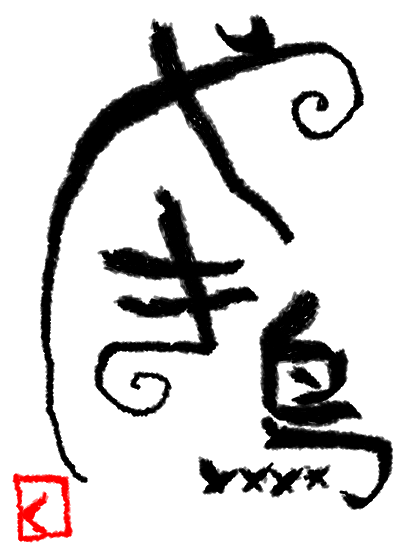
#> input picture Day06/test.png, 400 x 550 px
$ jupyter execute --allow-errors 'opencv실습_이미지(1).ipynb'   (shell and % lines are left out)
#> lines starting #> are read from the running program, lines starting #| are printed output that depends on the picture; after the words box and inside, x2 and y2 are one past the last pixel; in counts of white or black regions, pixels touching at a corner belong together
## OpenCV: Open Source Computer Vision Library

처음에는 인텔이 만들어 공개 했습니다.

이 라이브러리를 사용하면 이미지 형식 변환, 필터 처리 같은 간단한 처리부터 얼굴 인식
물체 인식, 문자 인식 등 이미지와 관련된 다양한 처리를할수 있습니다.

동작할 수 있는 OS가 많고 라이선스 제한도 별로 없는 편이라서 다양한 제품에서 사용됩니다.

# https://opencv.org

## 머신러닝과의 관계

머신러닝에서는 OpenCV를 어떻게 사용할까요?

이미지를 머신러닝의 입력으로 전달하려면 이미지를 숫자 배열 데이터로 변경해야 합니다.

그런데 이미지는 일반적으로 BMP, PNG, JPEG 형식 등으로 매우 다양한 형식으로 돼 있습니다.

또한 이미지는 흑백이기도 하고 색상을 갖고 있기도 합니다.

Open CV는 이러한 이미지의 형식을 가공하고 색상을 맞출 때 사용합니다.

또한 머신러닝의 입력으로 데이터를 전달할 때는 이미지의 크기를 변환합니다.

이러한 이미지 크기 변환, 이미지 자르기(crop) 등도 모두 Open CV를 사용해 처리할 수 있습니다.

# 무료이미지

# https://pixabay.com/ko/

# OpenCV 설치하기

OpenCV를 설치했다면 다음 코드를 실행하여 아무런 오류도 출력되지 않으면 정상적으로 설치가 완료된것입니다.

만약 오류가 출력된다면 설치가 제대로 되지 않은것이므로 다시 설치해주시기 바랍니다.

[cell 1]
import cv2

.

디음 프로그램은 웹에서 적당한 이미지 데이터를 내려받고 이를 Open CV로 읽어 들인 뒤 픽셀 데이터를 출력하는 예입니다.

[cell 2]
# 이미지 다운로드
import urllib.request as req

url = "http://uta.pw/shodou/img/28/214.png"
req.urlretrieve(url, "test.png")
#> (this line was passed over: the network is not available in this run)

# OpenCV로 읽어 들이기
import cv2
img = cv2.imread("test.png")
#> img is the input picture: shape (550, 400, 3); mean B, G, R 209, 209, 211
print(img)
#> (printed output is left out)

# 정상적으로 코드가 실행되면 이미지를 내려받고 이미즈이 화소 데이터가 출력됩니다

### 구문해석

urllib.request 모듈의 urlretrieve( ) 함수를 사용해 웹에 있는 이미지를 내려 받았습니 다. 이어서 Open CV를 사용해 이미지를 읽어 들입니다.

이미지를 읽어 들일 때는 cv2.imread(<파일 이름>)을 사용합니다.

주의할 점은 imread() 함수가 이미지를 읽어들일 때 실패해도 예외를 전혀 발생하지 않는다는 것입니다.

None을 반환하기만 합니다.

Python에서 파일을 읽어 들일때 사용하는 기본적인 open() 함수와 동작이 다릅니다

.

다음과 같이 존재하지 않는 파일을 읽어 들여 봅시다.

실행하면 None을 출력합니다.

[cell 3]
img = cv2.imread("존재하지 않는 파일.png")
print(img)
#| None

### Open CV와 NumPy

OpenCV에서 동영상을 읽어 들이는 함수 imread()는 읽어 들인 동영상 데이터를 수치 연산 라이브러리 ‘NumPy’의 배열 형식(ndarray 자료형 )으로 만듭니다.

NumPy를 사용하면 다차원 배열을 손쉽게 다룰 수 있습니다.

따라서 OpenCV와 NumPy를 함께 사용하면 강력한 OpenCV의 기능을 사용할 수 있을 뿐만 아니라 NumPy의 강력한 행렬 연산 기능도 사용할 수 있게 됩니다.

이번 실습에서는 OpenCV와 NumPy를 함께 사용하는 방법을 살펴봅니다.

.

### 읽어 들인 영상을 NumPy로 조작하기

앞에서 설명한 것처럼 OpenCV의 imread() 함수로 이미지 데이터를 읽어 들이면
imread() 함수의 반환값은 numpy.ndarray 자료형이 됩니다.

Jupyter Notebook 에서 테스트해 봅시다.

[cell 4]
import cv2

img = cv2.imread("test.png")
print(type(img))
#| <class 'numpy.ndarray'>

프로그램을 실행하면 위와 같이 출력합니다.

따라서 imread() 함수로 읽어 들인 이미지는 NumPy의 다앙한 기능을 사용해 필터 처리할 수 있습니다.

[cell 5]
# 다운로드한 이미지 출력하기
import matplotlib.pyplot as plt
import cv2

img = cv2.imread("a.jpg")
#> (the rest of this cell did not finish here and is left out)

[cell 6]
# 다운로드한 이미지 출력하기
import matplotlib.pyplot as plt
import cv2

img = cv2.imread("girl.jpg")
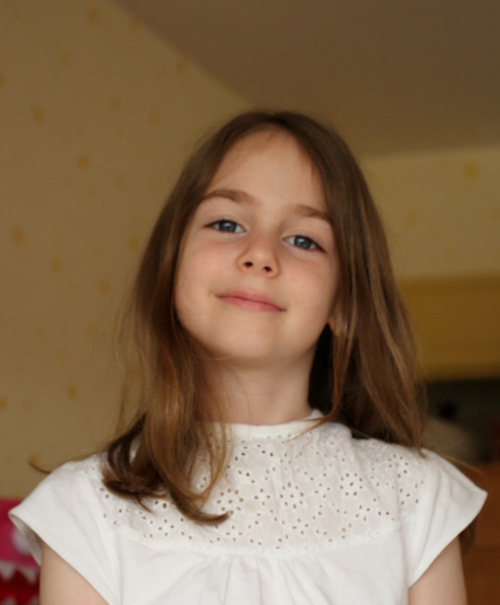
#> input picture Day06/girl.jpg, 1000 x 1209 px (shown at 1/2 size)
#> img is the input picture: shape (1209, 1000, 3); mean B, G, R 79.7, 106.6, 132.2
plt.imshow(cv2.cvtColor(img, cv2.COLOR_BGR2RGB))
plt.show()

프로그램을 확인해 봅시다.

핵심은 2번째 줄에 있는 imshow() 함수입니다.

matplotlib.pyplot 모듈의 imshow()를 사용하면 이미지를 출력할 수 있습니다.

다만 여기에서는 imread()로 읽어 들인 함수를 그대로 imshow()로 전달한 것이 아니라

cvtColor() 함수를 사용해 색공간을 BGR에서 RGB로 변환했습니다.

이 변환은 변환 전의 데이터가(255, 0, 0) 이라면 (0, 0, 255)가 됩니다.

255는 흰색, 0은 검정색을 의미합니다.

cvtColor() 함수를 사용하지 않고 imshow()로 바로 출력하면 붉은색과 파란색이 반전돼 출력됩니다.

이는 Open CV의 컬러 데이터는 BGR(파란색, 녹색, 빨간색) 순서로 돼 있고 matplotlib 의 컬러 데이터는 RGB(빨간색, 녹색, 파란색) 순서로 돼 있기 때문입니다.

| 모듈 | 컬러데이터의 색공간 |
|-|-|
| OpenCV | BGR (파랑, 녹색, 빨강) |
| matplotlib | RGB (빨강, 녹색, 파랑) |

.

추가로 이미지의 왼쪽과 아래에 숫자와 격자가 출력 되는데,

이는 pit.axis("off")라고 입력하면 제거할수 있습니다.

[cell 7]
img = cv2.imread("girl.jpg")
plt.axis("off")
plt.imshow(cv2.cvtColor(img, cv2.COLOR_BGR2RGB))
plt.show()

.

# 이미지 저장하기

Open CV는 BMP/PPM/PGM/PBM/JPEG/JPEG2000/PNG/TIFF/OpenEXR/WebP 등의 대표적인 이미지 형식을 모두 지원합니다.

[cell 8]
import cv2

img = cv2.imread("girl.jpg")

cv2.imwrite("new_girl.jpg", img)
#> Out = True

### 네거티브 포지티브 반전하기

NumPy를 사용한 필터 처리의 예로 이미지를 네거티브-포지티브 반전하는 프로그램을 만들어 봅시다.

네거티브 [negative]란?
피사체와 흑백 부분의 관계가 반대로 되어 있는 사진 필름이나 화상(畵像). 간단히 네거라고 하며 우리말로는 음화(陰畵)라고 한다.

카메라로 촬영한 필름 등의 감광판을 현상액에 담그면 잠상(潛像)부분만이 검게 되어 피사체의 흑백 부분과는 반대의 화상이 얻어지는데, 이것을 다시 정착액에 넣어 더 이상 현상이 진행되지 못하도록 안정시킨 뒤에 물로 씻어 건조시키면 네거티브가 얻어진다.

이러한 네거티브와는 달리 피사체와 흑백 부분의 관계가 같게 되어 있는 사진 필름이나 화상은 포지티브(positive) 또는 간단히 포지라고 하며 우리말로는 양화(陽畵)라고 한다.

포지티브 [positive]란?
음화. 네거티브의 반대. 줄여서 포지(posi)라 하고, 이와 같은 경우의 필름을 포지 필름이라 한다.

㉠포지티브한 영상을 만들어내도록 고안된 미사용 필름.

㉡피사체의 색조와 똑같은 색조를 내는 현상한 필름.

프로그램을 실행하면 다음과 같이 출력합니다.

네거티브 - 포지티브 반전 처리는 'img = 255 - img' 라는 한 줄의 처리로 이루어집니다.

각 픽셀은 RGB로 표현되며 각 요소는 0 부터 255까지의 수치로 나타냅니다.

NumPy 를 사용하면 모든 요소에 대한 처리를 이렇게 쉽게 할 수 있습니다.

[cell 9]
import matplotlib.pyplot as plt
import cv2

# 이미지 읽어 들이기
img = cv2.imread("girl.jpg")

# 네거티브 반전
img = 255 - img

# 이미지 출력하기
plt.imshow(cv2.cvtColor(img, cv2.COLOR_BGR2RGB))
plt.show()

.

### 그레이스케일로 변환하기

아울러 머신러닝을 할 때는 색정보를 낮춰 그레이스케일로 처리하는 경우가 많습니다.

이미지를 그레이스케일로 변환할 때는 cv2.cvtColor() 함수를 사용합니다.

다음 프로그램은 색상 이미지를 그레이스케일로변환해 출력합니다.

[cell 10]
import matplotlib.pyplot as plt
import cv2

# 이미지 읽어 들이기
img = cv2.imread("girl.jpg")

# 색공간을 그레이스케일로 변환하기
img = cv2.cvtColor(img, cv2.COLOR_BGR2GRAY)
#> img: shape (1209, 1000)

# 이미지 출력하기
plt.imshow(img, cmap="gray")
plt.axis("off")
plt.show()

색공간 변환을 하는 cv2.cvtColor() 함수의 2 번째 매개변수에는 다음과 같은 매개변수를 지정할 수 있습니다.

참고로 OpenCV는 150종류 이상의 색공간 변환을 지원합니다.

다음은 자주 사용되는 것을 표로 정리한 것입니다.

| 상수 | 결과 |
|-|-|
| cv2.COLOR_BGR2GRAY | BGR 색상 이미지를 그레이스케일로 변환 |
| cv2.COLOR_RGB2BGR | RGB 색상 이미지를 BGR 색상 이미지로 변환 |
| cv2.COLOR_BGR2YCrCb | BGR 색상 이미지를 YCrCb로 변환 |
| cv2.COLOR_BGR2HSV | BGR 색상 이미지를 HSV로 변환 |

다음은 모든 색상의 상수를 출력한 것입니다.

[cell 11]
import cv2
[i for i in dir(cv2) if i.startswith('COLOR_')]

[cell 12]
import matplotlib.pyplot as plt
import cv2

# 이미지 읽어 들이기
img = cv2.imread("girl.jpg")
# 색공간을 그레이스케일로 변환하기
img = cv2.cvtColor(img, cv2.COLOR_BGR2GRAY)

# 역치 지정하기
th = 90
img[img > th] = 255
img[img < th] = 0

# 이미지 출력하기
plt.imshow(img, cmap="gray")
plt.show()

[cell 13]
# 이미지 읽어 들이기
img = cv2.imread("girl.jpg")

# 이미지의 엣지 검출
img = cv2.cvtColor(img, cv2.COLOR_BGR2GRAY)
img = cv2.Canny(img, 100, 200, 255)
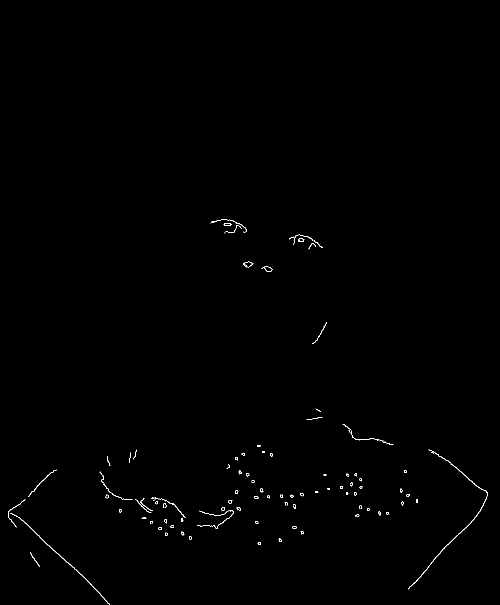
#> img: shape (1209, 1000) (shown at 1/2 size); 0.31% white in thin lines or dots, all inside (x1, y1, x2, y2) = (16, 438, 976, 1209)
img = 255 - img
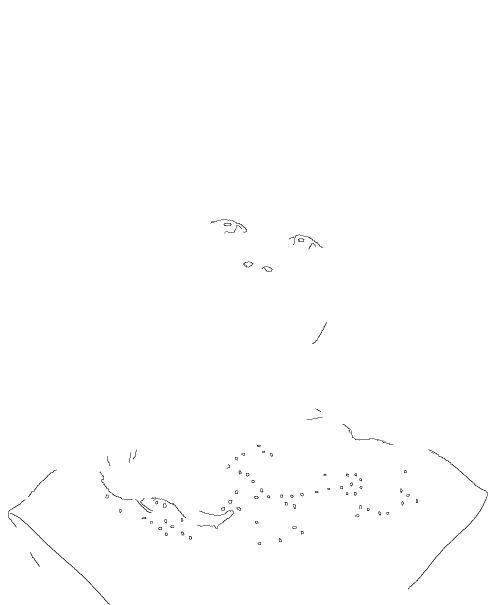
#> img: shape (1209, 1000) (shown at 1/2 size); 99.7% white; black in thin lines or dots, all inside (x1, y1, x2, y2) = (16, 438, 976, 1209)

# 이미지 저장하기
cv2.imwrite("out.png", img)

# 이미지 출력하기
#plt.axis("off")
plt.imshow(img, cmap="gray")

cv2.imwrite('toon.png', img)
plt.show()

[cell 14]
import matplotlib.pyplot as plt
import cv2

# 이미지 읽어 들이기
img = cv2.imread("girl.jpg")
# 색공간을 그레이스케일로 변환하기
img = cv2.cvtColor(img, cv2.COLOR_BGR2GRAY)

# 이미지 출력하기
plt.imshow(img, cmap="gray")
plt.axis("off")
plt.show()

.

# 이미지 크기 변경과 자르기

머신러닝에서는 이미지 크기를 맞추거나 특정 부분을 잘라내 활용하는 경우가 많습니다.

Open CV로 이미지 크기를 변경할 때는 cv2.resize() 함수를 사용합니다.

그리고 특정 부분을 추출할 때는 리스트 슬라이스를 사용합니다.

### 이미지 크기 변경

다음은 이미지 크기를 변경하는 예입니다.

이미지 크기가 변경됐다는 것을 확실히 알 수 있게 이미지를 가로로 늘려봤습니다.

[cell 15]
import matplotlib.pyplot as plt
import cv2


# 이미지 읽어 들이기
img = cv2.imread("girl.jpg")

# 이미지 크기 변경하기
im2 = cv2.resize(img, (600, 300))
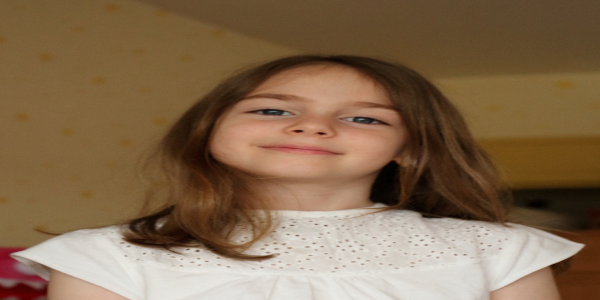
#> im2: shape (300, 600, 3); mean B, G, R 79.6, 106.5, 132.1

# 이미지 출력하기
plt.imshow(cv2.cvtColor(im2, cv2.COLOR_BGR2RGB))
plt.show()

[cell 16]
# 원본이미지

img = cv2.imread("girl.jpg")
plt.imshow(cv2.cvtColor(img, cv2.COLOR_BGR2RGB))
plt.show()

이미지 크기 변경은 다음과 같이 1번째 매개 변수로 읽어 들인 이미지 데이터,

2번째 매개변수로 이미지크기를 튜플로 지정합니다.

img = cv2.resize(img, (width, height))

### 이미지 자르기

이어서 이미지의 얼굴 부분을 자르고 크기를 변경해 보겠습니다.

이미지를 자를 때는 리스트 슬라이스를 사용해

'배열[y1:y2,x1:x2]' 형식으로 이미지를 지를 수 있습니다.

[cell 17]
import matplotlib.pyplot as plt
import cv2

# 이미지 읽어 들이기
img = cv2.imread("girl.jpg")

# 이미지 자르기
im2 = img[300:700, 350:700]
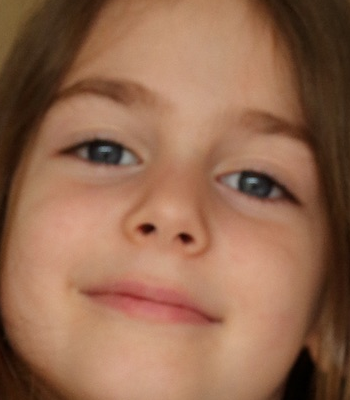
#> im2: shape (400, 350, 3); mean B, G, R 79.5, 105, 148.3

# 이미지 크기 변경하기
im2 = cv2.resize(im2, (400, 400))
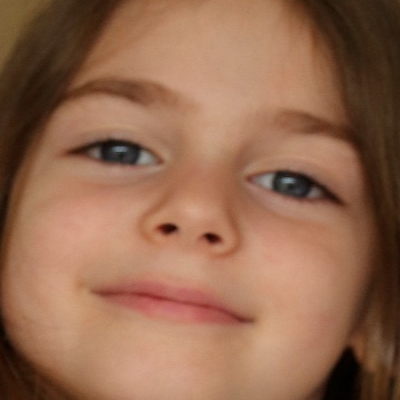
#> im2: shape (400, 400, 3); mean B, G, R 79.5, 105, 148.3

# 크기 변경한 이미지 저장하기
cv2.imwrite("cut-resize.png", im2)

# 이미지 출력하기
plt.imshow(cv2.cvtColor(im2, cv2.COLOR_BGR2RGB))
plt.show()

### OpenCV의 좌표계

Open CV는 Python의 일반적인 이미지 처리와 같은 좌표계를 사용합니다.

이미지의 왼쪽 위 부분이(0, 0) 이며, 오른쪽과 아래로 갈수록 값이 커집니다.

[cell 18]
import matplotlib.pyplot as plt
import cv2

# 이미지 읽어 들이기
img = cv2.imread("girl.jpg")
# 이미지 자르기
im2 = img[300:700, 350:700]
# 이미지 저장하기
cv2.imwrite("cut-test.png", im2)

# 이미지 출력하기
plt.imshow(cv2.cvtColor(im2, cv2.COLOR_BGR2RGB))
plt.show()

.

### 이미지 반전 처리와 회전 처리

OpenCV에는 다앙한 필터가 있습니다.

필터를 잘 사용하면 효율적인 이미지 처리를 할 수 있습니다.

또한 이미지 반전과 회전 등도 할 수 있습니다.

이번 실습에서는 머신러닝에서 많이 사용 되는 반전 처리와 회전 처리를 알아보겠습니다.

머신러닝은 학습 데이터의 수를 늘렬수록 정답률이 올라가므로 반전과 회전을 통해 기존 이미지를 늘려 학습하는 경우가 많습니다.

#### 좌우 반전과 상하반전

'cv2.flip()' 을 사용하면 이미지를 좌우 반전이나 상하 반전할 수 있습니다.

cv2.flip() 함수는 다음과 같은 형태로 사용합니다.

[서식] 이미지 반전
cv2.flip(이미지 데이터 / 반전 방향)

반전 방항을 0으로 지정하면 상하 반전, 1 로 지정하면 좌우 반전이 됩니다.

다음 이미지는 반전 방항을 0으로 지정한 경우입니다.

[cell 19]
import matplotlib.pyplot as plt
import cv2

# 이미지 읽어 들이기
img = cv2.imread("girl.jpg")

# 원래 이미지를 왼쪽에 출력하기
plt.subplot(1, 2, 1)
plt.imshow(cv2.cvtColor(img, cv2.COLOR_BGR2RGB))

# 이미지 좌우 반전하기
plt.subplot(1, 2, 2)
img2 = cv2.flip(img, 0)
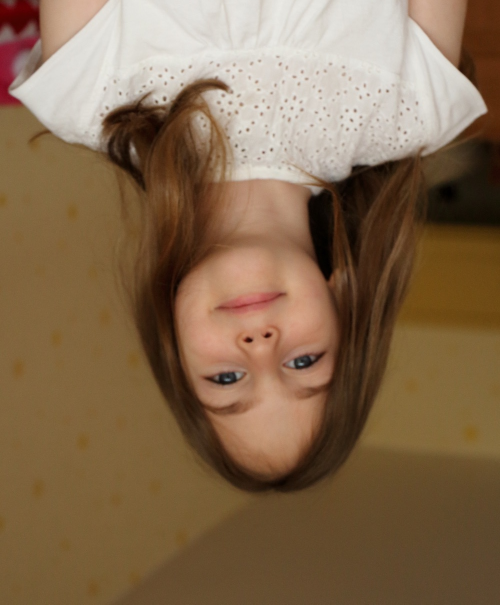
#> img2: shape (1209, 1000, 3) (shown at 1/2 size); mean B, G, R 79.7, 106.6, 132.2
plt.imshow(cv2.cvtColor(img2, cv2.COLOR_BGR2RGB))
plt.show()

[cell 20]
import matplotlib.pyplot as plt
import cv2

# 이미지 읽어 들이기
img = cv2.imread("girl.jpg")

# 원래 이미지를 왼쪽에 출력하기
plt.subplot(1, 2, 1)
plt.imshow(cv2.cvtColor(img, cv2.COLOR_BGR2RGB))

# 이미지 좌우 반전하기
plt.subplot(1, 2, 2)
img2 = cv2.flip(img, 1)
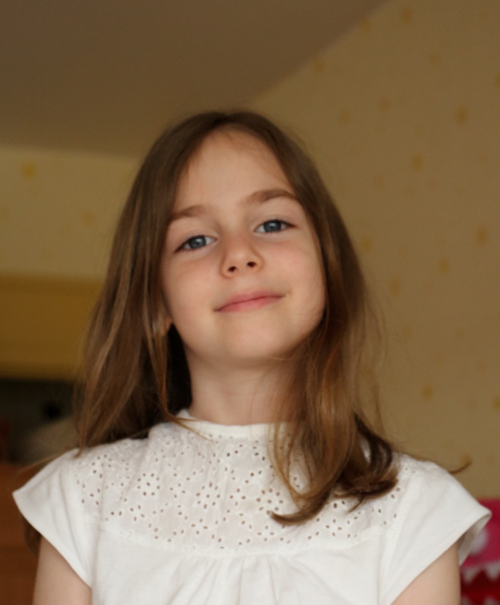
#> img2: shape (1209, 1000, 3) (shown at 1/2 size); mean B, G, R 79.7, 106.6, 132.2
plt.imshow(cv2.cvtColor(img2, cv2.COLOR_BGR2RGB))
plt.show()

.

### 이미지 회전

이미지 회전에는 다양한 방법이 있습니다.

앞에서는 얼굴을 검출할 때 scipy의 ndimage 모듈을 사용하는 방법을 소개했습니다.

OpenCV로 이미지 회전을 하는 경우는 다음과 같이 합니다.

[cell 21]
import matplotlib.pyplot as plt
import cv2

# 이미지 읽어 들이기
img = cv2.imread("girl.jpg")

# 이미지 크기 추출하기 ---- (1)
h, w, colors = img.shape
#> h = 1209; w = 1000; colors = 3
size = (w, h)
#> size = (1000, 1209)

# 이미지의 중심 위치 추출하기 ---- (2)
center = (w // 2, h // 2)
#> center = (500, 604)

# 회전 변환 행렬 만들기 ---- (3)
angle = 45
scale = 1.0
matrix = cv2.getRotationMatrix2D(center, angle, scale)

# 변환하기 ---- (4)
img2 = cv2.warpAffine(img, matrix, size)
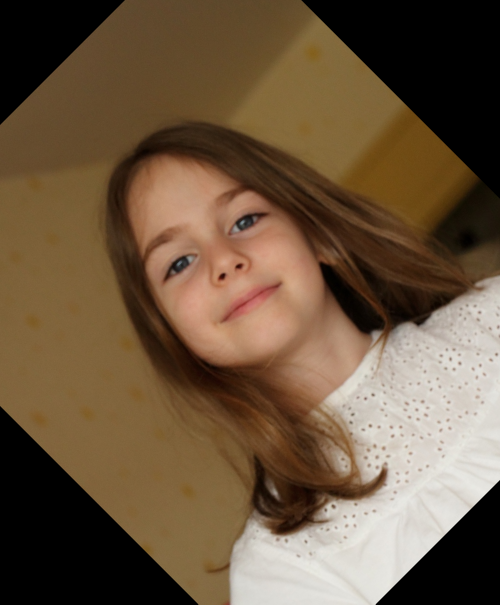
#> img2: shape (1209, 1000, 3) (shown at 1/2 size); mean B, G, R 63.6, 86.2, 107.3

# 원래 이미지를 왼쪽에 출력하기
plt.subplot(1, 2, 1)
plt.imshow(cv2.cvtColor(img, cv2.COLOR_BGR2RGB))

# 회전한 이미지를 오른쪽에 출력하기
plt.subplot(1, 2, 2)
plt.imshow(cv2.cvtColor(img2, cv2.COLOR_BGR2RGB))
plt.show()
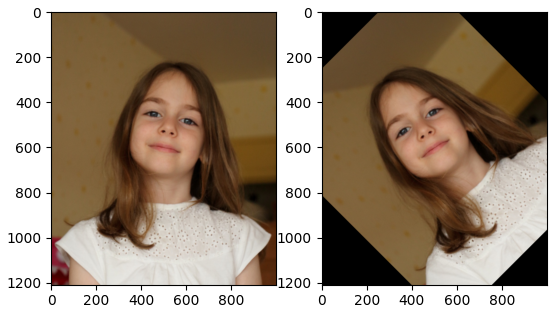
#> figure drawn by matplotlib, 2 panels

# 프로그램을 실행하면 다음과 같이 반시계 방향으로 45도 회전된 이미지를 출력합니다.
